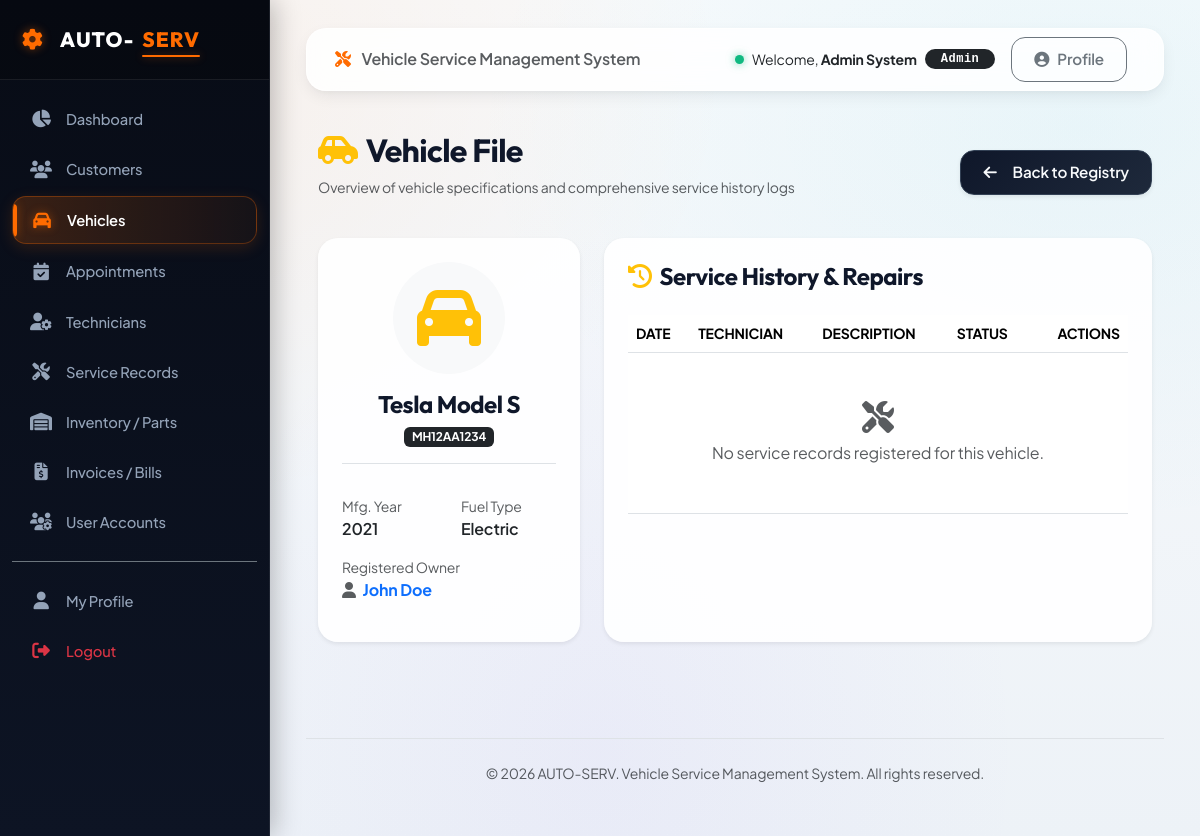
The app's page /vehicles/5/ (signed in) with its own data.
### accounts/models.py (models this page shows, shortened)
class User(AbstractUser):
    ROLE_CHOICES = (
        ('admin', 'Admin'),
        ('customer', 'Customer'),
        ('technician', 'Technician'),
        ('service_advisor', 'Service Advisor'),
    )
    role = models.CharField(max_length=20, choices=ROLE_CHOICES, default='customer')
    phone = models.CharField(max_length=15, blank=True, null=True)
    address = models.TextField(blank=True, null=True)

### vehicles/models.py (models this page shows, shortened)
class Vehicle(models.Model):
    FUEL_CHOICES = (
        ('petrol', 'Petrol'),
        ('diesel', 'Diesel'),
        ('electric', 'Electric'),
        ('hybrid', 'Hybrid'),
        ('cng', 'CNG'),
    )
    customer = models.ForeignKey(Customer, on_delete=models.CASCADE, related_name='vehicles')
    vehicle_number = models.CharField(max_length=20, unique=True)
    brand = models.CharField(max_length=50)
    model = models.CharField(max_length=50)
    year = models.PositiveIntegerField()
    fuel_type = models.CharField(max_length=20, choices=FUEL_CHOICES, default='petrol')

### customers/models.py (models this page shows, shortened)
class Customer(models.Model):
    user = models.OneToOneField(settings.AUTH_USER_MODEL, on_delete=models.CASCADE, null=True, blank=True, related_name='customer')
    customer_name = models.CharField(max_length=100)
    phone = models.CharField(max_length=15)
    email = models.EmailField()
    address = models.TextField()

### accounts/decorators.py (the view)
        def _wrapped_view(request, *args, **kwargs):
            if request.user.is_authenticated:
                allowed_roles = list(roles)
                if 'admin' in allowed_roles and 'service_advisor' not in allowed_roles:
                    allowed_roles.append('service_advisor')
                if request.user.role in allowed_roles or request.user.is_superuser:
                    return view_func(request, *args, **kwargs)
            raise PermissionDenied

### vehicles/views.py (called while the page is built)
@login_required
@role_required('admin')
def vehicle_detail(request, pk):
    vehicle = get_object_or_404(Vehicle, pk=pk)
    service_history = ServiceRecord.objects.filter(vehicle=vehicle).order_by('-service_date')
    return render(request, 'vehicles/vehicle_detail.html', {
        'vehicle': vehicle,
        'service_history': service_history
    })

### templates/vehicles/vehicle_detail.html (shortened to what this page needs)
{% extends 'base.html' %}
{% block content %}
<div class="d-flex justify-content-between align-items-center mb-4">
    <div>
        <h2 class="fw-bold"><i class="fa-solid fa-car-side text-warning me-2"></i>Vehicle File</h2>
        <p class="text-muted small">Overview of vehicle specifications and comprehensive service history logs</p>
    </div>
    <div class="d-flex gap-2">
        {% if user.role == 'customer' %}
        <a href="{% url 'customers:customer_dashboard' %}" class="btn btn-secondary shadow-sm">
            <i class="fa-solid fa-arrow-left me-2"></i>Back to Portal
        </a>
        {% else %}
        <a href="{% url 'vehicles:vehicle_list' %}" class="btn btn-secondary shadow-sm">
            <i class="fa-solid fa-arrow-left me-2"></i>Back to Registry
        </a>
        {% endif %}
    </div>
</div>
<div class="row">
    <div class="col-lg-4 mb-4">
        <div class="card border-0 shadow-sm p-4 h-100">
            <div class="text-center mb-4 pb-3 border-bottom">
                <div class="bg-light rounded-circle p-4 d-inline-flex mb-3">
                    <i class="fa-solid fa-car fa-4x text-warning"></i>
                </div>
                <h4 class="fw-bold mb-1">{{ vehicle.brand }} {{ vehicle.model }}</h4>
                <span class="badge bg-dark">{{ vehicle.vehicle_number }}</span>
            </div>
            <div class="row pt-2">
                <div class="col-6 mb-3">
                    <label class="text-muted small d-block">Mfg. Year</label>
                    <span class="fw-semibold text-dark">{{ vehicle.year }}</span>
                </div>
                <div class="col-6 mb-3">
                    <label class="text-muted small d-block">Fuel Type</label>
                    <span class="fw-semibold text-dark text-capitalize">{{ vehicle.fuel_type }}</span>
                </div>
                <div class="col-12 mb-3">
                    <label class="text-muted small d-block">Registered Owner</label>
                    {% if user.role == 'customer' %}
                    <span class="fw-semibold text-dark">{{ vehicle.customer.customer_name }}</span>
                    {% else %}
                    <a href="{% url 'customers:customer_detail' vehicle.customer.pk %}" class="fw-bold text-decoration-none text-primary">
                        <i class="fa-solid fa-user me-1 text-muted"></i> {{ vehicle.customer.customer_name }}
                    </a>
                    {% endif %}
                </div>
            </div>
        </div>
    </div>
    <div class="col-lg-8 mb-4">
        <div class="card border-0 shadow-sm p-4 h-100">
            <h4 class="fw-bold mb-4"><i class="fa-solid fa-clock-rotate-left text-warning me-2"></i>Service History & Repairs</h4>
            <div class="table-responsive">
                <table class="table align-middle">
                    <thead>
                        <tr class="text-muted small text-uppercase">
                            <th>Date</th>
                            <th>Technician</th>
                            <th>Description</th>
                            <th>Status</th>
                            <th class="text-end">Actions</th>
                        </tr>
                    </thead>
                    <tbody>
                        {% for record in service_history %}
                        <tr>
                            <td>{{ record.service_date }}</td>
                            <td>
                                <span class="fw-semibold"><i class="fa-solid fa-user-gear text-muted me-1"></i> {{ record.technician.name }}</span>
                            </td>
                            <td>
                                <span class="text-truncate d-inline-block" style="max-width: 250px;">{{ record.description }}</span>
                            </td>
                            <td>
                                <span class="badge-status {{ record.status }}">{{ record.get_status_display }}</span>
                            </td>
                            <td class="text-end">
                                <a href="{% url 'services:service_detail' record.pk %}" class="btn btn-sm btn-outline-primary">
                                    <i class="fa-solid fa-file-lines me-1"></i>Job Card
                                </a>
                            </td>
                        </tr>
                        {% empty %}
                        <tr>
                            <td colspan="5" class="text-center py-5 text-muted">
                                <i class="fa-solid fa-screwdriver-wrench fa-2x mb-2"></i>
                                <p class="mb-0">No service records registered for this vehicle.</p>
                            </td>
                        </tr>
                        {% endfor %}
                    </tbody>
                </table>
            </div>
        </div>
    </div>
</div>
{% endblock %}

### templates/navbar.html (shortened to what this page needs)
<nav class="navbar navbar-expand-lg main-navbar py-2 px-3 mb-3 no-print">
    <div class="container-fluid">
        {% if not user.is_authenticated %}
        <a class="navbar-brand text-dark fw-bold d-flex align-items-center" href="/">
            <i class="fa-solid fa-gear me-2 brand-gear fs-4"></i>AUTO-<span style="color:var(--primary-color);">SERV</span>
        </a>
        {% else %}
        <span class="navbar-brand text-muted fs-6 d-none d-md-inline fw-semibold">
            <i class="fa-solid fa-screwdriver-wrench me-2" style="color:var(--primary-color);"></i> Vehicle Service Management System
        </span>
        {% endif %}
        <div class="ms-auto d-flex align-items-center">
            {% if user.is_authenticated %}
            <div class="text-dark me-3 d-none d-sm-flex align-items-center">
                <span class="status-dot dot-active me-2"></span>
                <span class="small me-2">Welcome, <strong class="text-dark">{{ user.first_name|default:user.username }} {{ user.last_name }}</strong></span>
                <span class="badge bg-dark rounded-pill px-3 py-1 font-monospace" style="letter-spacing: 0.5px;">{{ user.get_role_display }}</span>
            </div>
            <a href="{% url 'accounts:profile' %}" class="btn btn-sm btn-outline-secondary me-2">
                <i class="fa-solid fa-user-circle"></i> Profile
            </a>
            {% endif %}
        </div>
    </div>
</nav>

### static/css/style.css (style rules this page uses)
:root { --primary-color: #ff6b00; --primary-hover: #ea580c; --primary-dark: #c2410c; --primary-light: #fff7ed; --primary-glow: rgba(255, 107, 0, 0.45); --secondary-color: #0b0f19; --sidebar-bg: #090d16; --sidebar-hover: #161f33; --sidebar-active: #1e293b; --sidebar-border: rgba(255, 255, 255, 0.08); --cyan-accent: #06b6d4; --cyan-glow: rgba(6, 182, 212, 0.4); --purple-accent: #8b5cf6; --emerald-accent: #10b981; --amber-accent: #f59e0b; --danger-accent: #ef4444; --bg-base: #f1f5f9; --bg-surface: #ffffff; --card-bg: #ffffff; --card-hover-bg: #ffffff; --card-border: rgba(226, 232, 240, 0.85); --text-primary: #0f172a; --text-secondary: #475569; --text-muted: #64748b; --text-light: #f8fafc; --radius-sm: 8px; --radius-md: 14px; --radius-lg: 20px; --radius-xl: 26px; --radius-full: 9999px; --transition-fast: all 0.2s cubic-bezier(0.4, 0, 0.2, 1); --transition: all 0.35s cubic-bezier(0.16, 1, 0.3, 1); --transition-bounce: all 0.45s cubic-bezier(0.34, 1.56, 0.64, 1); --shadow-sm: 0 2px 4px rgba(15, 23, 42, 0.04), 0 1px 2px rgba(15, 23, 42, 0.06); --shadow-md: 0 6px 16px -2px rgba(15, 23, 42, 0.08), 0 3px 6px -2px rgba(15, 23, 42, 0.04); --shadow-lg: 0 18px 30px -4px rgba(15, 23, 42, 0.1), 0 8px 12px -4px rgba(15, 23, 42, 0.06); --shadow-xl: 0 25px 50px -12px rgba(15, 23, 42, 0.2); --shadow-glow: 0 0 25px var(--primary-glow); --shadow-cyan-glow: 0 0 25px var(--cyan-glow); }
* { box-sizing: border-box; }
body { font-family: 'Plus Jakarta Sans', sans-serif; background-color: var(--bg-base); background-image: radial-gradient(at 10% 10%, rgba(255, 107, 0, 0.07) 0px, transparent 40%), radial-gradient(at 90% 15%, rgba(6, 182, 212, 0.06) 0px, transparent 40%), radial-gradient(at 50% 90%, rgba(139, 92, 246, 0.05) 0px, transparent 50%), linear-gradient(180deg, #f8fafc 0%, #edf2f7 100%); background-attachment: fixed; color: var(--text-primary); min-height: 100vh; overflow-x: hidden; letter-spacing: -0.01em; }
h1, h2, h3, h4, h5, h6, .brand-title, .nav-brand { font-family: 'Outfit', sans-serif; font-weight: 700; letter-spacing: -0.02em; color: var(--text-primary); }
.main-navbar { background: rgba(255, 255, 255, 0.85); backdrop-filter: blur(14px); -webkit-backdrop-filter: blur(14px); border: 1px solid rgba(255, 255, 255, 0.6); border-radius: var(--radius-lg) !important; box-shadow: var(--shadow-md); transition: var(--transition); }
.card { border-radius: var(--radius-lg); border: 1px solid var(--card-border); background: rgba(255, 255, 255, 0.9); backdrop-filter: blur(10px); transition: var(--transition); }
.btn { border-radius: var(--radius-md); padding: 10px 22px; font-weight: 600; font-size: 0.95rem; display: inline-flex; align-items: center; justify-content: center; gap: 8px; letter-spacing: -0.01em; transition: var(--transition-bounce); position: relative; overflow: hidden; }
.btn-secondary { background: linear-gradient(135deg, #0f172a 0%, #1e293b 100%); border: 1px solid #334155; color: #f8fafc; box-shadow: 0 4px 14px rgba(15, 23, 42, 0.25); }
.status-dot { display: inline-block; width: 9px; height: 9px; border-radius: 50%; margin-right: 6px; }
.dot-active { background-color: var(--emerald-accent); box-shadow: 0 0 8px rgba(16, 185, 129, 0.6); }

### records on screen
User: first_name "Admin", last_name "System", role "Admin"
Vehicle: brand "Tesla", model "Model S", vehicle_number "MH12AA1234", year "2021", fuel_type "Electric", customer.customer_name "John Doe"
